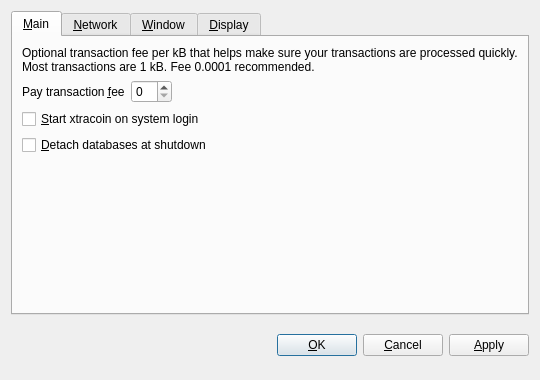
<?xml version="1.0" encoding="UTF-8"?>
<ui version="4.0">
 <class>OptionsDialog</class>
 <widget class="QDialog" name="OptionsDialog">
  <property name="geometry">
   <rect>
    <x>0</x>
    <y>0</y>
    <width>540</width>
    <height>380</height>
   </rect>
  </property>
  <property name="windowTitle">
   <string>Options</string>
  </property>
  <property name="modal">
   <bool>true</bool>
  </property>
  <layout class="QVBoxLayout" name="verticalLayout">
   <item>
    <widget class="QTabWidget" name="tabWidget">
     <property name="tabPosition">
      <enum>QTabWidget::North</enum>
     </property>
     <property name="currentIndex">
      <number>0</number>
     </property>
     <widget class="QWidget" name="tabMain">
      <attribute name="title">
       <string>&amp;Main</string>
      </attribute>
      <layout class="QVBoxLayout" name="verticalLayout_Main">
       <item>
        <widget class="QLabel" name="transactionFeeInfoLabel">
         <property name="text">
          <string>Optional transaction fee per kB that helps make sure your transactions are processed quickly. Most transactions are 1 kB. Fee 0.0001 recommended.</string>
         </property>
         <property name="textFormat">
          <enum>Qt::PlainText</enum>
         </property>
         <property name="wordWrap">
          <bool>true</bool>
         </property>
        </widget>
       </item>
       <item>
        <layout class="QHBoxLayout" name="horizontalLayout_Main">
         <item>
          <widget class="QLabel" name="transactionFeeLabel">
           <property name="text">
            <string>Pay transaction &amp;fee</string>
           </property>
           <property name="textFormat">
            <enum>Qt::PlainText</enum>
           </property>
           <property name="buddy">
            <cstring>transactionFee</cstring>
           </property>
          </widget>
         </item>
         <item>
          <widget class="xtracoinAmountField" name="transactionFee"/>
         </item>
         <item>
          <spacer name="horizontalSpacer_Main">
           <property name="orientation">
            <enum>Qt::Horizontal</enum>
           </property>
           <property name="sizeHint" stdset="0">
            <size>
             <width>40</width>
             <height>20</height>
            </size>
           </property>
          </spacer>
         </item>
        </layout>
       </item>
       <item>
        <widget class="QCheckBox" name="xtracoinAtStartup">
         <property name="toolTip">
          <string>Automatically start xtracoin after logging in to the system.</string>
         </property>
         <property name="text">
          <string>&amp;Start xtracoin on system login</string>
         </property>
        </widget>
       </item>
       <item>
        <widget class="QCheckBox" name="detachDatabases">
         <property name="toolTip">
          <string>Detach block and address databases at shutdown. This means they can be moved to another data directory, but it slows down shutdown. The wallet is always detached.</string>
         </property>
         <property name="text">
          <string>&amp;Detach databases at shutdown</string>
         </property>
        </widget>
       </item>
       <item>
        <spacer name="verticalSpacer_Main">
         <property name="orientation">
          <enum>Qt::Vertical</enum>
         </property>
         <property name="sizeHint" stdset="0">
          <size>
           <width>20</width>
           <height>40</height>
          </size>
         </property>
        </spacer>
       </item>
      </layout>
     </widget>
     <widget class="QWidget" name="tabNetwork">
      <attribute name="title">
       <string>&amp;Network</string>
      </attribute>
      <layout class="QVBoxLayout" name="verticalLayout_Network">
       <item>
        <widget class="QCheckBox" name="mapPortUpnp">
         <property name="toolTip">
          <string>Automatically open the xtracoin client port on the router. This only works when your router supports UPnP and it is enabled.</string>
         </property>
         <property name="text">
          <string>Map port using &amp;UPnP</string>
         </property>
        </widget>
       </item>
       <item>
        <widget class="QCheckBox" name="connectSocks">
         <property name="toolTip">
          <string>Connect to the xtracoin network through a SOCKS proxy (e.g. when connecting through Tor).</string>
         </property>
         <property name="text">
          <string>&amp;Connect through SOCKS proxy:</string>
         </property>
        </widget>
       </item>
       <item>
        <layout class="QHBoxLayout" name="horizontalLayout_Network">
         <item>
          <widget class="QLabel" name="proxyIpLabel">
           <property name="text">
            <string>Proxy &amp;IP:</string>
           </property>
           <property name="textFormat">
            <enum>Qt::PlainText</enum>
           </property>
           <property name="buddy">
            <cstring>proxyIp</cstring>
           </property>
          </widget>
         </item>
         <item>
          <widget class="QValidatedLineEdit" name="proxyIp" native="true">
           <property name="maximumSize">
            <size>
             <width>140</width>
             <height>16777215</height>
            </size>
           </property>
           <property name="toolTip">
            <string>IP address of the proxy (e.g. 127.0.0.1)</string>
           </property>
          </widget>
         </item>
         <item>
          <widget class="QLabel" name="proxyPortLabel">
           <property name="text">
            <string>&amp;Port:</string>
           </property>
           <property name="textFormat">
            <enum>Qt::PlainText</enum>
           </property>
           <property name="buddy">
            <cstring>proxyPort</cstring>
           </property>
          </widget>
         </item>
         <item>
          <widget class="QLineEdit" name="proxyPort">
           <property name="maximumSize">
            <size>
             <width>55</width>
             <height>16777215</height>
            </size>
           </property>
           <property name="toolTip">
            <string>Port of the proxy (e.g. 9050)</string>
           </property>
          </widget>
         </item>
         <item>
          <widget class="QLabel" name="socksVersionLabel">
           <property name="text">
            <string>SOCKS &amp;Version:</string>
           </property>
           <property name="textFormat">
            <enum>Qt::PlainText</enum>
           </property>
           <property name="buddy">
            <cstring>socksVersion</cstring>
           </property>
          </widget>
         </item>
         <item>
          <widget class="QValueComboBox" name="socksVersion">
           <property name="toolTip">
            <string>SOCKS version of the proxy (e.g. 5)</string>
           </property>
          </widget>
         </item>
         <item>
          <spacer name="horizontalSpacer_Network">
           <property name="orientation">
            <enum>Qt::Horizontal</enum>
           </property>
           <property name="sizeHint" stdset="0">
            <size>
             <width>40</width>
             <height>20</height>
            </size>
           </property>
          </spacer>
         </item>
        </layout>
       </item>
       <item>
        <spacer name="verticalSpacer_Network">
         <property name="orientation">
          <enum>Qt::Vertical</enum>
         </property>
         <property name="sizeHint" stdset="0">
          <size>
           <width>20</width>
           <height>40</height>
          </size>
         </property>
        </spacer>
       </item>
      </layout>
     </widget>
     <widget class="QWidget" name="tabWindow">
      <attribute name="title">
       <string>&amp;Window</string>
      </attribute>
      <layout class="QVBoxLayout" name="verticalLayout_Window">
       <item>
        <widget class="QCheckBox" name="minimizeToTray">
         <property name="toolTip">
          <string>Show only a tray icon after minimizing the window.</string>
         </property>
         <property name="text">
          <string>&amp;Minimize to the tray instead of the taskbar</string>
         </property>
        </widget>
       </item>
       <item>
        <widget class="QCheckBox" name="minimizeOnClose">
         <property name="toolTip">
          <string>Minimize instead of exit the application when the window is closed. When this option is enabled, the application will be closed only after selecting Quit in the menu.</string>
         </property>
         <property name="text">
          <string>M&amp;inimize on close</string>
         </property>
        </widget>
       </item>
       <item>
        <spacer name="verticalSpacer_Window">
         <property name="orientation">
          <enum>Qt::Vertical</enum>
         </property>
         <property name="sizeHint" stdset="0">
          <size>
           <width>20</width>
           <height>40</height>
          </size>
         </property>
        </spacer>
       </item>
      </layout>
     </widget>
     <widget class="QWidget" name="tabDisplay">
      <attribute name="title">
       <string>&amp;Display</string>
      </attribute>
      <layout class="QVBoxLayout" name="verticalLayout_Display">
       <item>
        <layout class="QHBoxLayout" name="horizontalLayout_1_Display">
         <item>
          <widget class="QLabel" name="langLabel">
           <property name="text">
            <string>User Interface &amp;language:</string>
           </property>
           <property name="textFormat">
            <enum>Qt::PlainText</enum>
           </property>
           <property name="buddy">
            <cstring>lang</cstring>
           </property>
          </widget>
         </item>
         <item>
          <widget class="QValueComboBox" name="lang">
           <property name="toolTip">
            <string>The user interface language can be set here. This setting will take effect after restarting xtracoin.</string>
           </property>
          </widget>
         </item>
        </layout>
       </item>
       <item>
        <layout class="QHBoxLayout" name="horizontalLayout_2_Display">
         <item>
          <widget class="QLabel" name="unitLabel">
           <property name="text">
            <string>&amp;Unit to show amounts in:</string>
           </property>
           <property name="textFormat">
            <enum>Qt::PlainText</enum>
           </property>
           <property name="buddy">
            <cstring>unit</cstring>
           </property>
          </widget>
         </item>
         <item>
          <widget class="QValueComboBox" name="unit">
           <property name="toolTip">
            <string>Choose the default subdivision unit to show in the interface and when sending coins.</string>
           </property>
          </widget>
         </item>
        </layout>
       </item>
       <item>
        <widget class="QCheckBox" name="displayAddresses">
         <property name="toolTip">
          <string>Whether to show xtracoin addresses in the transaction list or not.</string>
         </property>
         <property name="text">
          <string>&amp;Display addresses in transaction list</string>
         </property>
        </widget>
       </item>
       <item>
        <spacer name="verticalSpacer_Display">
         <property name="orientation">
          <enum>Qt::Vertical</enum>
         </property>
         <property name="sizeHint" stdset="0">
          <size>
           <width>20</width>
           <height>40</height>
          </size>
         </property>
        </spacer>
       </item>
      </layout>
     </widget>
    </widget>
   </item>
   <item>
    <layout class="QHBoxLayout" name="horizontalLayout_Buttons">
     <item>
      <spacer name="horizontalSpacer_1">
       <property name="orientation">
        <enum>Qt::Horizontal</enum>
       </property>
       <property name="sizeHint" stdset="0">
        <size>
         <width>40</width>
         <height>48</height>
        </size>
       </property>
      </spacer>
     </item>
     <item>
      <widget class="QLabel" name="statusLabel">
       <property name="font">
        <font>
         <weight>75</weight>
         <bold>true</bold>
        </font>
       </property>
       <property name="text">
        <string/>
       </property>
       <property name="textFormat">
        <enum>Qt::PlainText</enum>
       </property>
       <property name="wordWrap">
        <bool>true</bool>
       </property>
      </widget>
     </item>
     <item>
      <spacer name="horizontalSpacer_2">
       <property name="orientation">
        <enum>Qt::Horizontal</enum>
       </property>
       <property name="sizeHint" stdset="0">
        <size>
         <width>40</width>
         <height>48</height>
        </size>
       </property>
      </spacer>
     </item>
     <item>
      <widget class="QPushButton" name="okButton">
       <property name="text">
        <string>&amp;OK</string>
       </property>
      </widget>
     </item>
     <item>
      <widget class="QPushButton" name="cancelButton">
       <property name="text">
        <string>&amp;Cancel</string>
       </property>
       <property name="autoDefault">
        <bool>false</bool>
       </property>
      </widget>
     </item>
     <item>
      <widget class="QPushButton" name="applyButton">
       <property name="text">
        <string>&amp;Apply</string>
       </property>
       <property name="autoDefault">
        <bool>false</bool>
       </property>
      </widget>
     </item>
    </layout>
   </item>
  </layout>
 </widget>
 <customwidgets>
  <customwidget>
   <class>QValidatedLineEdit</class>
   <extends>QWidget</extends>
   <header>qvalidatedlineedit.h</header>
  </customwidget>
  <customwidget>
   <class>xtracoinAmountField</class>
   <extends>QSpinBox</extends>
   <header>xtracoinamountfield.h</header>
  </customwidget>
  <customwidget>
   <class>QValueComboBox</class>
   <extends>QComboBox</extends>
   <header>qvaluecombobox.h</header>
  </customwidget>
 </customwidgets>
 <resources/>
 <connections/>
</ui>
